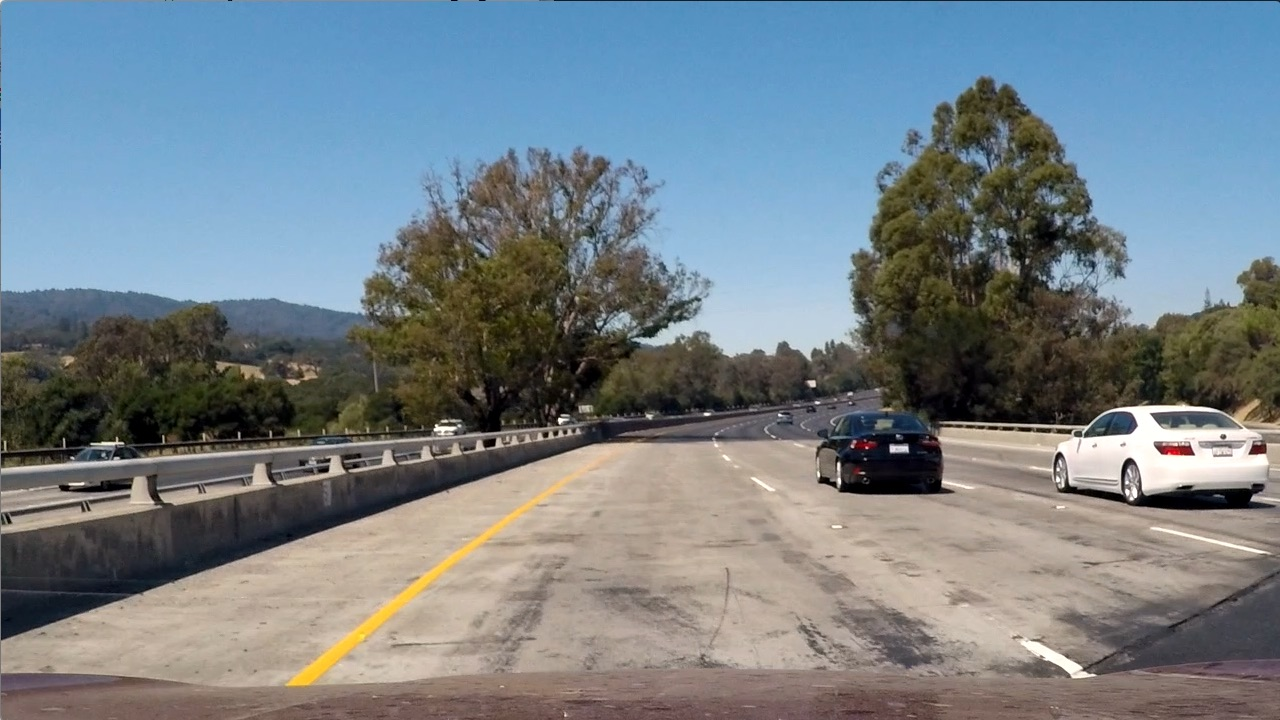
#> input picture P5-Vehicle-Detection/test_images/test1.jpg, 1280 x 720 px, given in place of test12.jpg, which was not available
$ jupyter execute --allow-errors Detecting_Cars.ipynb   (shell and % lines are left out)   (older library calls are emulated)   (text cells are left out)
#> lines starting #> are read from the running program, lines starting #| are printed output that depends on the picture; pictures that were not available may be replaced by others from this repository, and a replacement may not be noted
### P5-Vehicle-Detection/utils/utils.py
import numpy as np
import cv2
from skimage.feature import hog

def convert_color(img, conv='RGB2YCrCb'):
    if conv == 'RGB2YCrCb':
        return cv2.cvtColor(img, cv2.COLOR_RGB2YCrCb)
    if conv == 'BGR2YCrCb':
        return cv2.cvtColor(img, cv2.COLOR_BGR2YCrCb)
    if conv == 'RGB2LUV':
        return cv2.cvtColor(img, cv2.COLOR_RGB2LUV)
    if conv == 'BGR2LUV':
        return cv2.cvtColor(img, cv2.COLOR_BGR2LUV)
    if conv == 'RGB2HSV':
        return cv2.cvtColor(img, cv2.COLOR_RGB2HSV)
    if conv == 'BGR2HSV':
        return cv2.cvtColor(img, cv2.COLOR_BGR2HSV)
    if conv == 'BGR2RGB':
        return cv2.cvtColor(img, cv2.COLOR_BGR2RGB)
    if conv == 'RGB2BGR':
        return cv2.cvtColor(img, cv2.COLOR_RGB2BGR)
    if conv == 'BGR2HLS':
        return cv2.cvtColor(img, cv2.COLOR_BGR2HLS)
    if conv == 'RGB2HLS':
        return cv2.cvtColor(img, cv2.COLOR_RGB2HLS)
    if conv == 'BGR2YUV':
        return cv2.cvtColor(img, cv2.COLOR_BGR2YUV)
    if conv == 'RGB2YUV':
        return cv2.cvtColor(img, cv2.COLOR_RGB2YUV)

# [292 lines left out: functions get_hog_features, bin_spatial, color_hist, extract_features, slide_window, draw_boxes and 4 more, not called in this run]

def apply_threshold(heatmap, threshold):
    # Zero out pixels below the threshold
    heatmap[heatmap <= threshold] = 0
    # Return thresholded map
    return heatmap

def draw_labeled_bboxes(img, labels, color = (0,0,255), thickness = 6):
    rects = []
    # Iterate through all detected cars
    for car_number in range(1, labels[1]+1):
        # Find pixels with each car_number label value
        nonzero = (labels[0] == car_number).nonzero()
        # Identify x and y values of those pixels
        nonzeroy = np.array(nonzero[0])
        nonzerox = np.array(nonzero[1])
        # Define a bounding box based on min/max x and y
        bbox = ((np.min(nonzerox), np.min(nonzeroy)), (np.max(nonzerox), np.max(nonzeroy)))
        rects.append(bbox)
        # Draw the box on the image
        cv2.rectangle(img, bbox[0], bbox[1], color, thickness)
    # Return the image
    return img, rects

### P5-Vehicle-Detection/Detecting_Cars.ipynb
[cell 1]
import numpy as np
import cv2
import matplotlib.pyplot as plt
import matplotlib.image as mpimg
import glob
from sklearn.model_selection import train_test_split
from sklearn.preprocessing import StandardScaler
from sklearn.svm import LinearSVC
from scipy.ndimage.measurements import label
import os
import pickle
import time
from utils.utils import *

[cell 2]
def display_image(img):
    '''Auxiliar function to plot cv2 images into jupyter notebook'''
    return convert_color(img,'BGR2RGB')

#> (a cell that did not finish here is left out)

[cell 4]
color_space = 'YCrCb' # Can be RGB, HSV, LUV, HLS, YUV, YCrCb
orient = 9  # HOG orientations
pix_per_cell = 16 # HOG pixels per cell
cell_per_block = 2 # HOG cells per block
hog_channel = "ALL" # Can be 0, 1, 2, or "ALL"
spatial_size = (16, 16) # Spatial binning dimensions
hist_bins = 16    # Number of histogram bins
spatial_feat = False # Spatial features on or off
hist_feat = True # Histogram features on or off
hog_feat = True # HOG features on or off

[cell 5]
image = cv2.imread('./test_images/test12.jpg')
#> image is the input picture: shape (720, 1280, 3); mean B, G, R 135.5, 128.7, 117.5

rects = []

cells_per_step = 1

ystart = 400
ystop = 464
scale = 1.0
#> (the rest of this cell did not finish here and is left out)

[cell 6]
rects = []

ystart = 400
ystop = 496
scale = 1.5
#> (the rest of this cell did not finish here and is left out)

[cell 7]
rects = []

ystart = 400
ystop = 528
scale = 2
#> (the rest of this cell did not finish here and is left out)

[cell 8]
rects = []

ystart = 400
ystop = 596
scale = 3
#> (the rest of this cell did not finish here and is left out)

[cell 9]
image = cv2.imread('./test_images/test12.jpg')

cells_per_step = 1

scales = [1,1,1.5,1.5,2,2,3,3]
y_starts = [400,416,400,432,400,432,400,464]
y_stops = [464,480,496,528,528,560,596,660]
rects = []
#> (the rest of this cell did not finish here and is left out)

[cell 10]
heat = np.zeros_like(image[:,:,0]).astype(np.float)

# Add heat to each box in box list
#> (the rest of this cell did not finish here and is left out)

[cell 11]
# Apply threshold to help remove false positives
heat = apply_threshold(heat,2)

# Visualize the heatmap when displaying
heatmap = np.clip(heat, 0, 255)
#> heat: shape (720, 1280) float64; every value is 0

# Find final boxes from heatmap using label function
labels = label(heatmap)
draw_img, _ = draw_labeled_bboxes(np.copy(image), labels)
#> after the loop in draw_labeled_bboxes, `for car_number in range(1, labels[1]+1):`: rects = []

fig = plt.figure(figsize=(20, 10))
plt.subplot(121)
plt.imshow(display_image(draw_img))
plt.title('Car Positions')
plt.subplot(122)
plt.imshow(heatmap, cmap='hot')
plt.title('Heat Map')
fig.tight_layout()
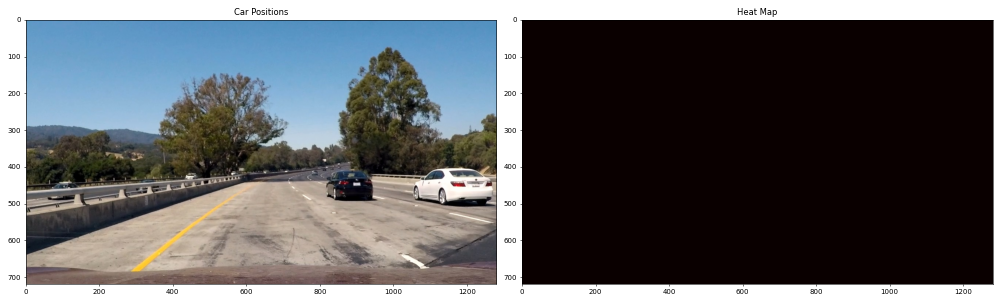
#> figure drawn by matplotlib, 2 panels

[cell 12]
def process_frame(img):
    rectangles = []
#> rectangles = []

    cells_per_step = 1
    threshold = 2
    color_space = 'YCrCb' # Can be RGB, HSV, LUV, HLS, YUV, YCrCb
    orient = 9  # HOG orientations
    pix_per_cell = 16 # HOG pixels per cell
    cell_per_block = 2 # HOG cells per block
    hog_channel = "ALL" # Can be 0, 1, 2, or "ALL"

    # Get hot windows
    scales = [1,1,1.5,1.5,2,2]
    y_starts = [400,416,400,432,400,432]
    y_stops = [464,480,496,528,528,560]
    rects = []
    for i, scale in enumerate(scales):
        ystart = y_starts[i]
        ystop = y_stops[i]
        rects.append(find_cars(img, ystart, ystop, scale, clf, X_scaler, pca, orient, pix_per_cell, cell_per_block,
                               hist_bins, color_space, cells_per_step))
#> after the loop, rects = []

    windows = [item for sublist in rects for item in sublist]

    heatmap_img = np.zeros_like(img[:,:,0])
    heatmap_img = add_heat(heatmap_img, windows)
    heatmap_img = apply_threshold(heatmap_img, threshold)
    labels = label(heatmap_img)
    draw_img, rects = draw_labeled_bboxes(np.copy(img), labels)
    return draw_img

[cell 13]
test_images = glob.glob('./test_images/test*.jpg')

fig, axs = plt.subplots(6, 2, figsize=(16,14))
fig.subplots_adjust(hspace = .004, wspace=.002)
axs = axs.ravel()

#> (the rest of this cell did not finish here and is left out)


$ run again, on P5-Vehicle-Detection/test_images/test3.jpg
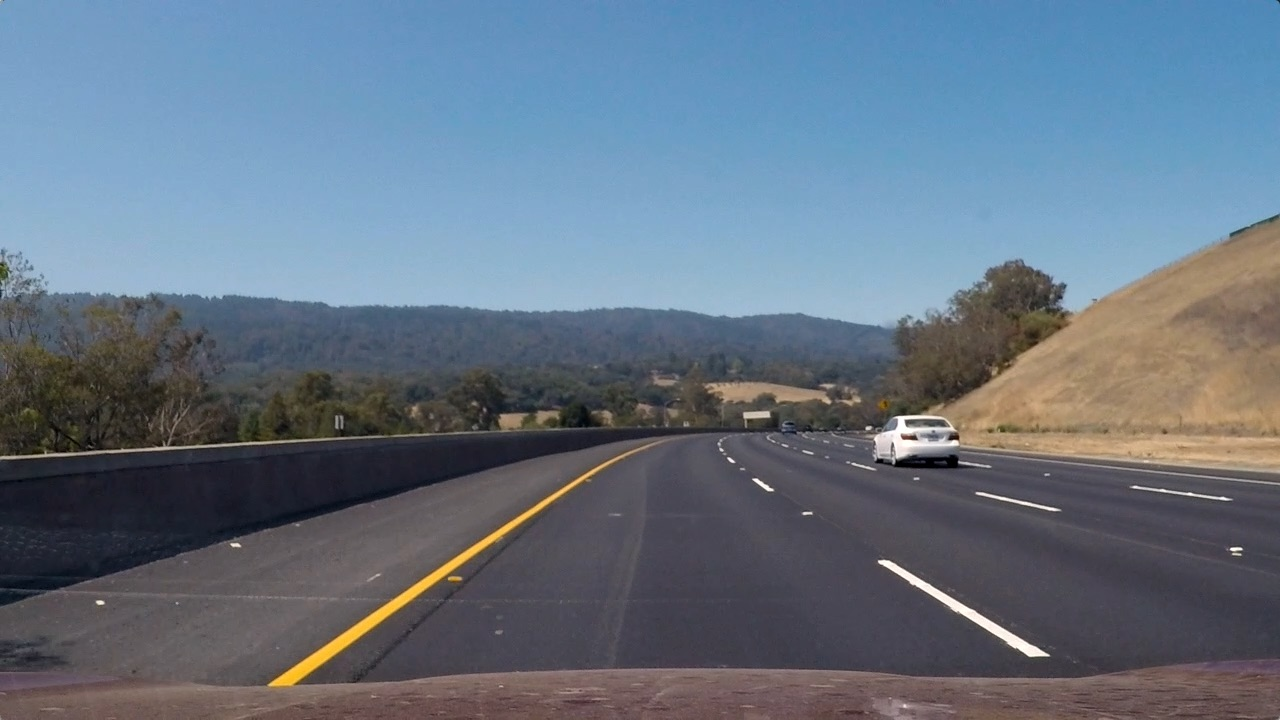
#> input picture P5-Vehicle-Detection/test_images/test3.jpg, 1280 x 720 px, given in place of test12.jpg, which was not available
#> image is the input picture: shape (720, 1280, 3); mean B, G, R 130.7, 115.3, 101.1
#> heat: shape (720, 1280) float64; every value is 0
#> after the loop in draw_labeled_bboxes, `for car_number in range(1, labels[1]+1):`: rects = []
#> `[cell 11] # Apply threshold to help remove false positives heat = appl..`:
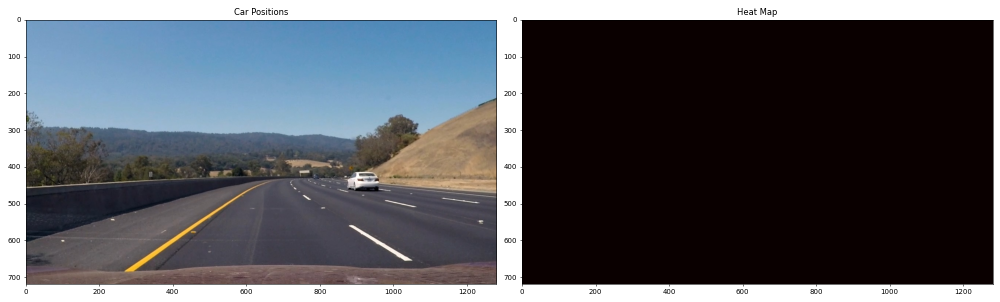
#> figure drawn by matplotlib, 2 panels
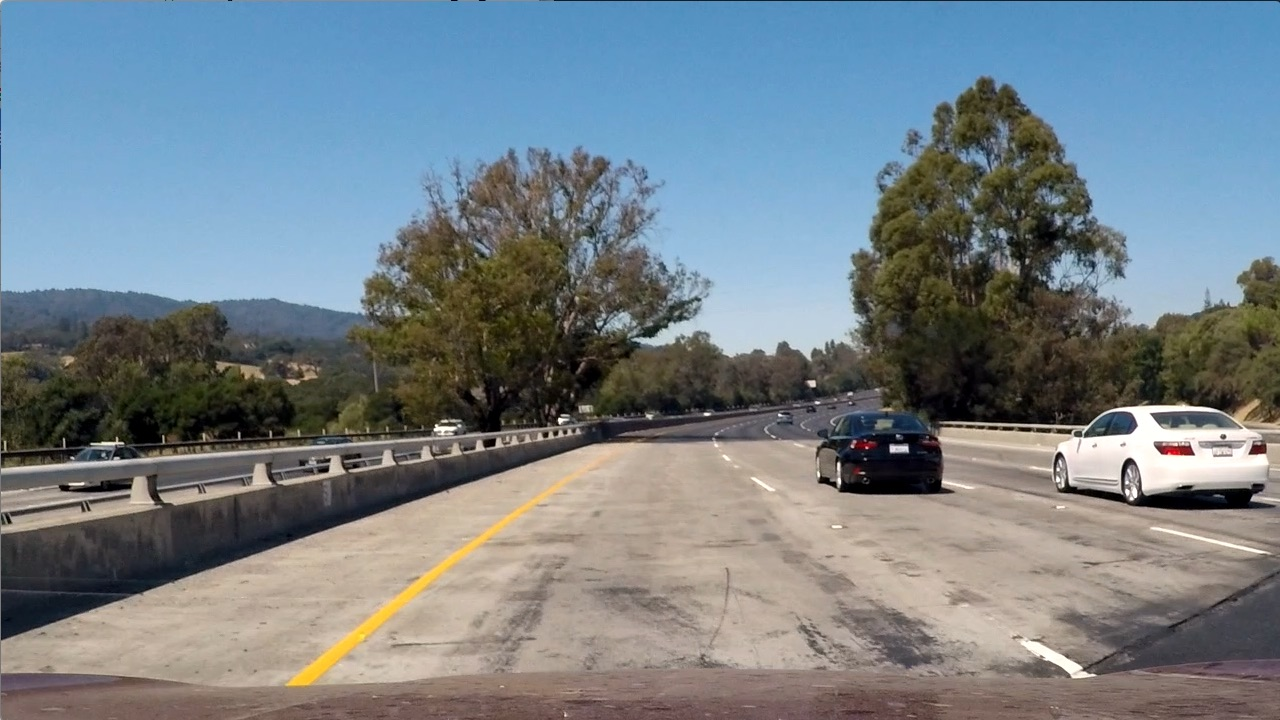
#> input picture P5-Vehicle-Detection/test_images/test1.jpg, 1280 x 720 px
#> in process_frame, img is the input picture: shape (720, 1280, 3); mean B, G, R 135.5, 128.7, 117.5

$ run again, on P5-Vehicle-Detection/test_images/test4.jpg
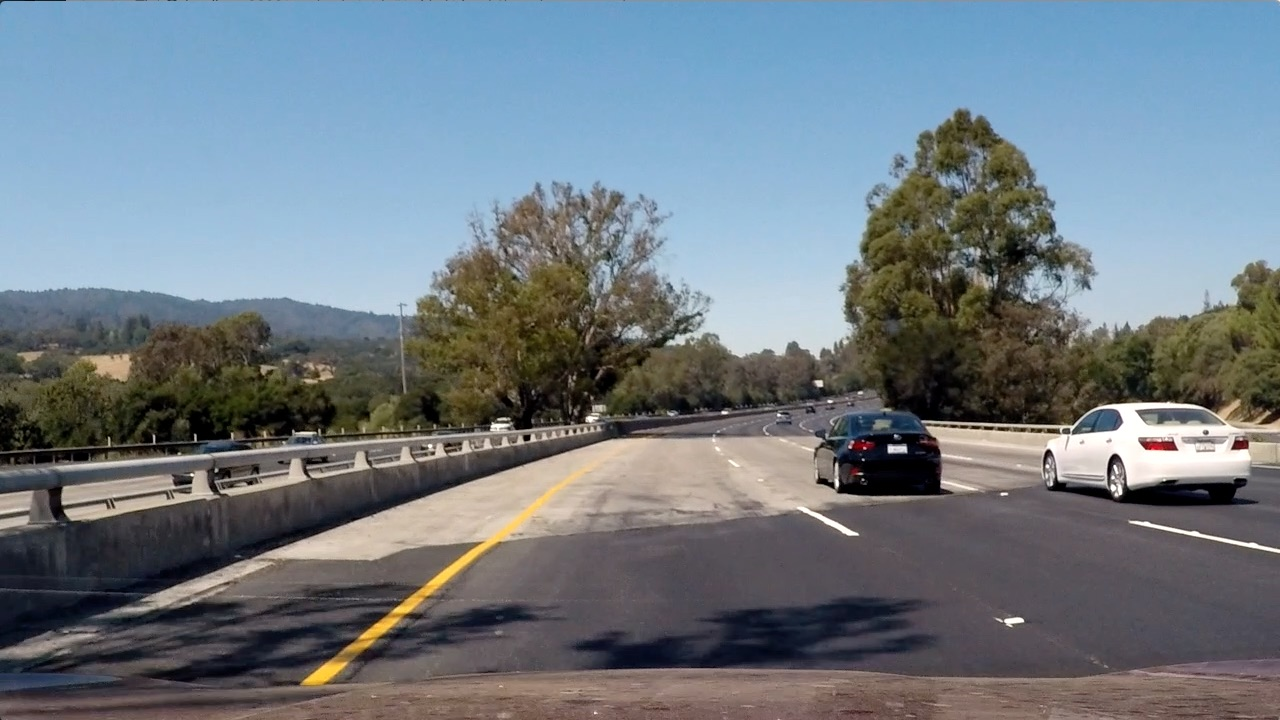
#> input picture P5-Vehicle-Detection/test_images/test4.jpg, 1280 x 720 px, given in place of test12.jpg, which was not available
#> image is the input picture: shape (720, 1280, 3); mean B, G, R 130.9, 122.7, 112.2
#> heat: shape (720, 1280) float64; every value is 0
#> after the loop in draw_labeled_bboxes, `for car_number in range(1, labels[1]+1):`: rects = []
#> `[cell 11] # Apply threshold to help remove false positives heat = appl..`:
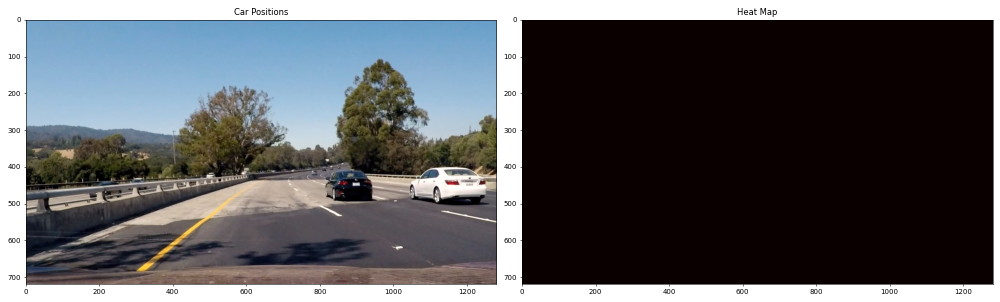
#> figure drawn by matplotlib, 2 panels
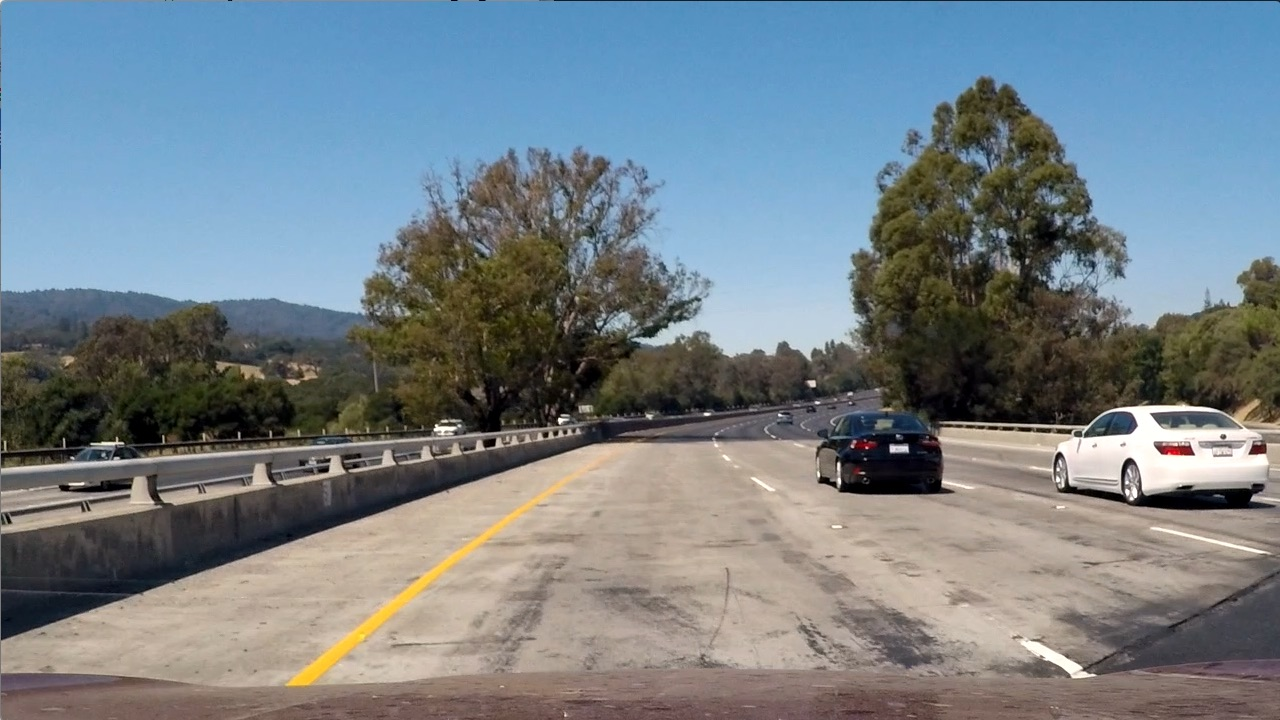
#> input picture P5-Vehicle-Detection/test_images/test1.jpg, 1280 x 720 px
#> in process_frame, img is the input picture: shape (720, 1280, 3); mean B, G, R 135.5, 128.7, 117.5

$ run again, on P5-Vehicle-Detection/test_images/test5.jpg
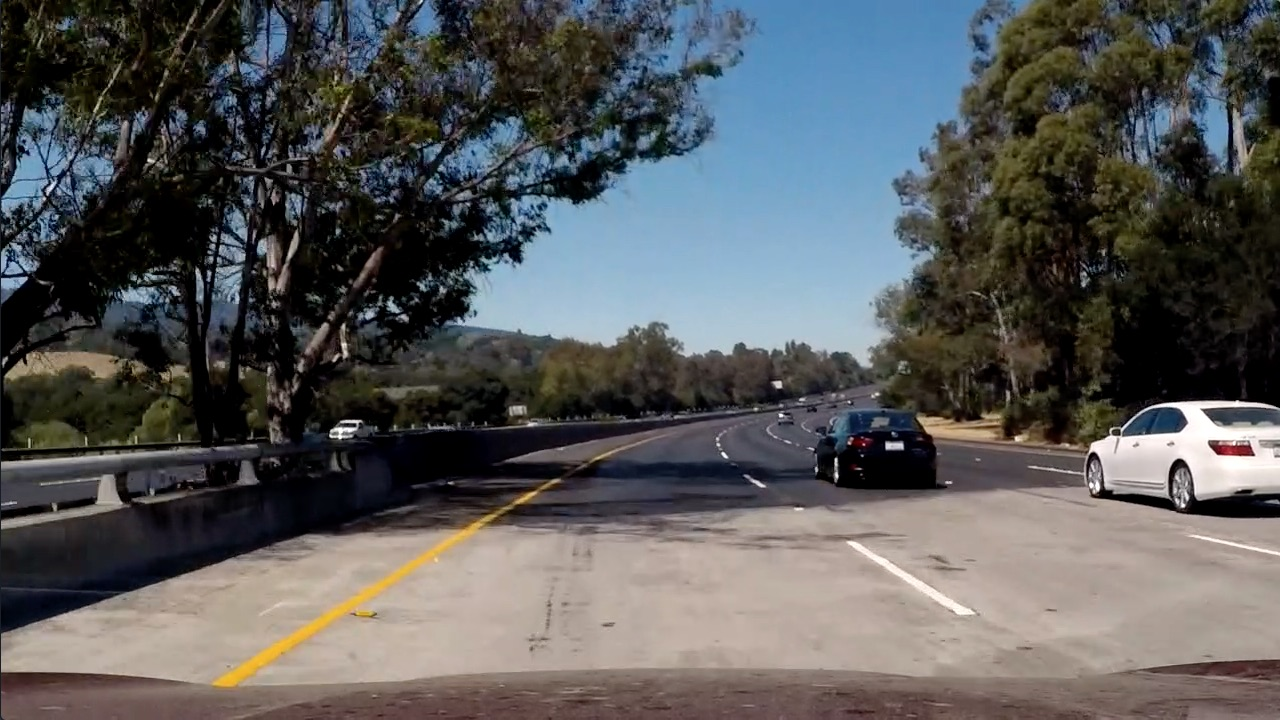
#> input picture P5-Vehicle-Detection/test_images/test5.jpg, 1280 x 720 px, given in place of test12.jpg, which was not available
#> image is the input picture: shape (720, 1280, 3); mean B, G, R 89.8, 89.3, 88.5
#> heat: shape (720, 1280) float64; every value is 0
#> after the loop in draw_labeled_bboxes, `for car_number in range(1, labels[1]+1):`: rects = []
#> `[cell 11] # Apply threshold to help remove false positives heat = appl..`:
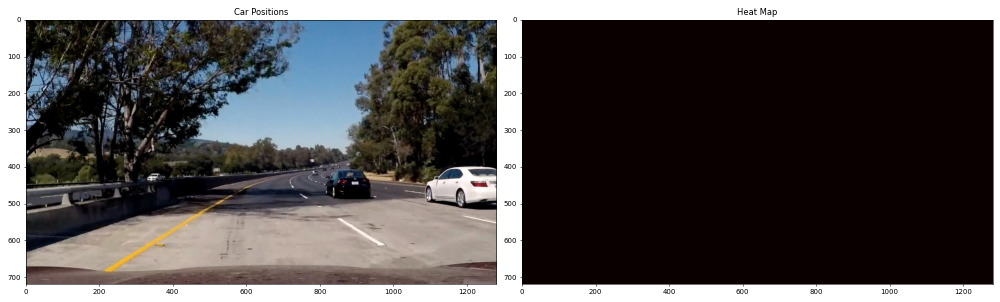
#> figure drawn by matplotlib, 2 panels
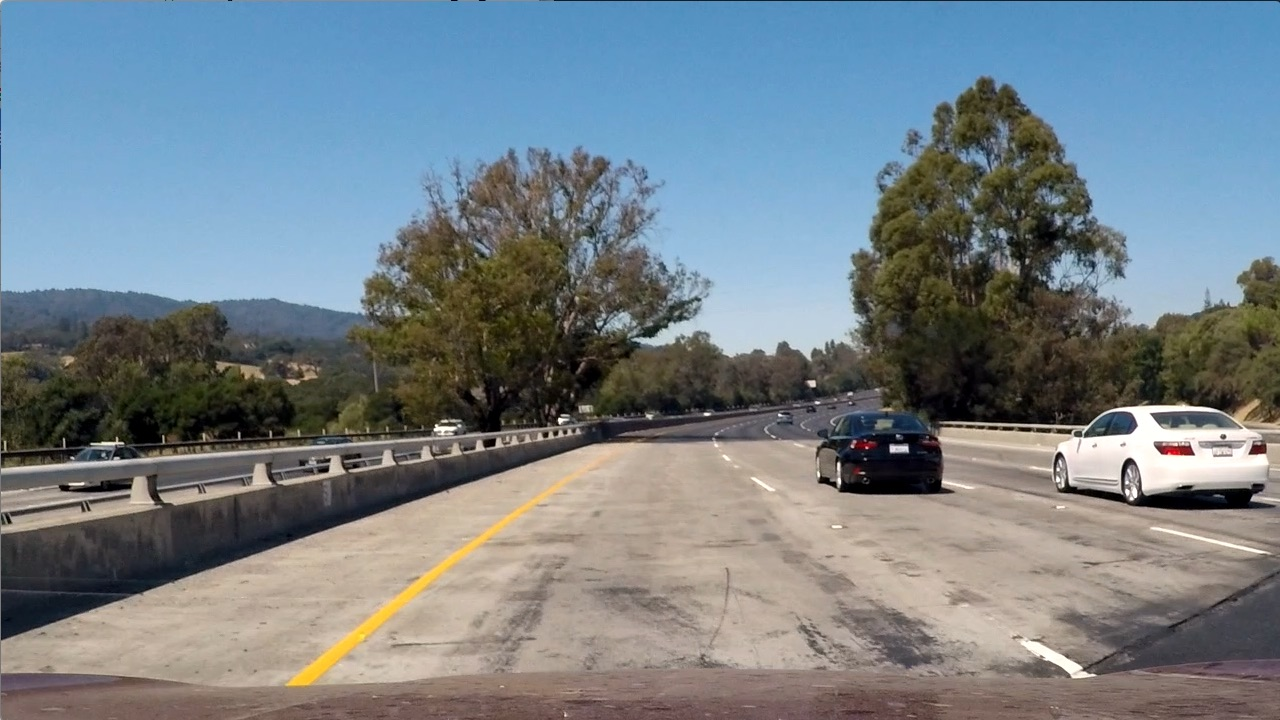
#> input picture P5-Vehicle-Detection/test_images/test1.jpg, 1280 x 720 px
#> in process_frame, img is the input picture: shape (720, 1280, 3); mean B, G, R 135.5, 128.7, 117.5
